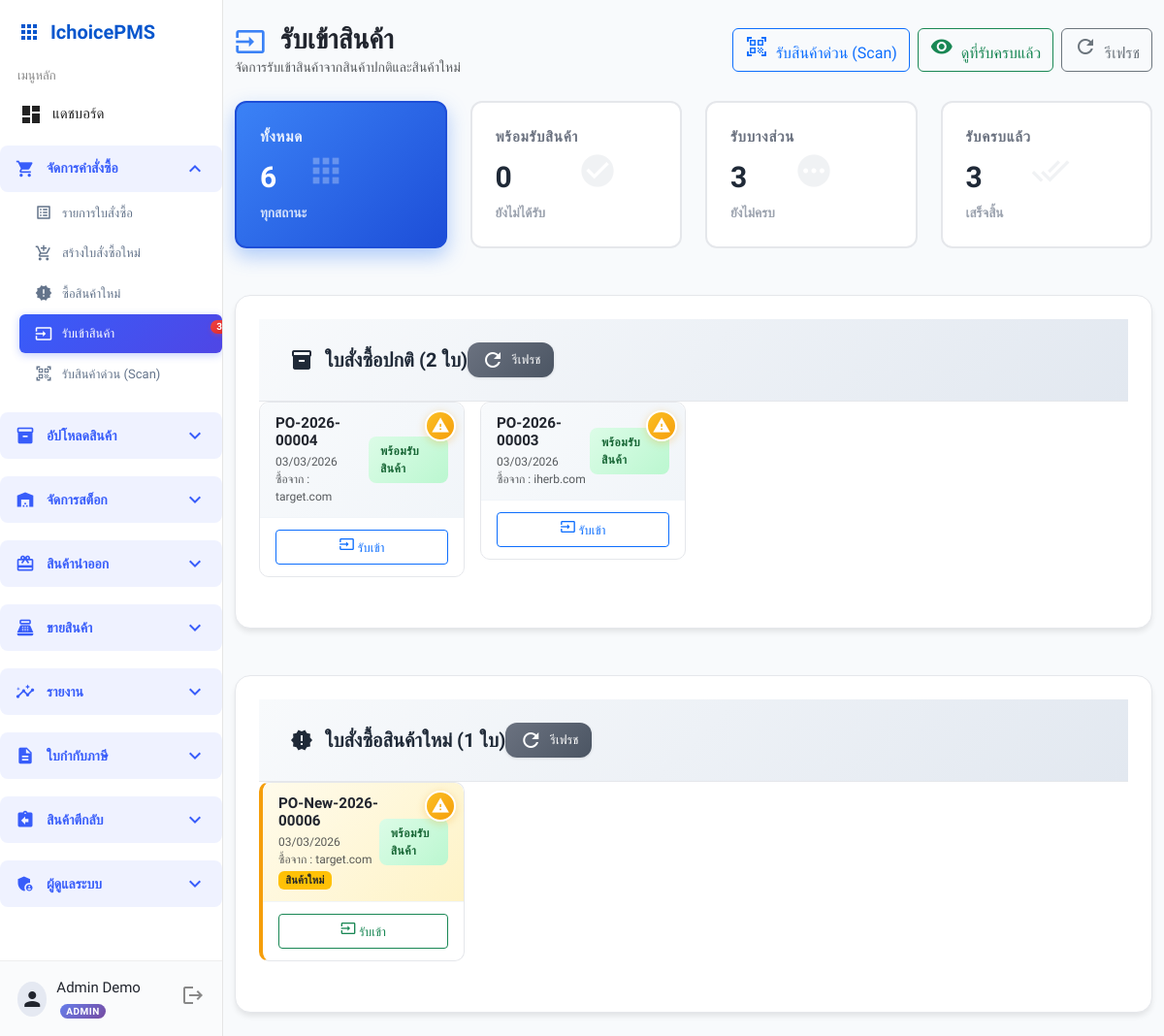
The page /receive/receive_po_items.php (signed in) on the database its author committed.
### tables this page shows
CREATE TABLE `purchase_orders` (
  `po_id` int(11) NOT NULL,
  `po_number` varchar(20) DEFAULT NULL,
  `supplier_id` int(11) DEFAULT NULL COMMENT 'ลูกค้า',
  `order_date` datetime DEFAULT NULL,
  `total_amount` decimal(12,2) DEFAULT NULL,
  `ordered_by` int(11) DEFAULT NULL COMMENT 'ผู้บันทึก',
  `status` enum('pending','partial','completed','cancel') DEFAULT NULL,
  `remark` text DEFAULT NULL,
  `created_at` datetime NOT NULL DEFAULT current_timestamp() ON UPDATE current_timestamp(),
  `currency_id` int(11) DEFAULT 1 COMMENT 'สกุลเงินที่ใช้',
  `exchange_rate` decimal(10,6) DEFAULT 1.000000 COMMENT 'อัตราแลกเปลี่ยนขณะสั่งซื้อ',
  `total_amount_original` decimal(15,2) DEFAULT 0.00 COMMENT 'ยอดรวมในสกุลเงินต้นฉบับ',
  `total_amount_base` decimal(15,2) DEFAULT 0.00 COMMENT 'ยอดรวมในสกุลเงินฐาน (บาท)'
);

CREATE TABLE `suppliers` (
  `supplier_id` int(11) NOT NULL,
  `name` varchar(100) NOT NULL,
  `phone` varchar(30) DEFAULT NULL,
  `email` varchar(100) DEFAULT NULL,
  `address` text DEFAULT NULL
);

### receive/receive_po_items.php (the view, shortened to what the rows shown need)
<?php
require '../config/db_connect.php';
$sql_pos = "
    SELECT
        po.po_id,
        po.po_number,
        s.name as supplier_name,
        po.order_date as po_date,
        NULL as expected_delivery_date,
        po.total_amount,
        c.code as currency_code,
        po.remark,
        po.status,
        COUNT(poi.item_id) as total_items,
        COALESCE(SUM(
            CASE WHEN (COALESCE(received_summary.total_received, 0) + COALESCE(poi.cancel_qty, 0)) >= poi.qty THEN 1 ELSE 0 END
        ), 0) as fully_received_items,
        COALESCE(SUM(
            CASE WHEN (COALESCE(received_summary.total_received, 0) + COALESCE(poi.cancel_qty, 0)) > 0 AND (COALESCE(received_summary.total_received, 0) + COALESCE(poi.cancel_qty, 0)) < poi.qty THEN 1 ELSE 0 END
        ), 0) as partially_received_items,
        COALESCE(SUM(poi.qty), 0) as total_ordered_qty,
        COALESCE(SUM(COALESCE(received_summary.total_received, 0)), 0) as total_received_qty,
        COALESCE(SUM(COALESCE(poi.cancel_qty, 0)), 0) as total_cancelled_qty,
        COALESCE(SUM(COALESCE(damaged_summary.total_damaged, 0)), 0) as total_damaged_qty
    FROM purchase_orders po
    LEFT JOIN suppliers s ON po.supplier_id = s.supplier_id
    LEFT JOIN currencies c ON po.currency_id = c.currency_id
    LEFT JOIN purchase_order_items poi ON po.po_id = poi.po_id
    LEFT JOIN (
        SELECT item_id, SUM(receive_qty) as total_received
        FROM receive_items
        GROUP BY item_id
    ) received_summary ON poi.item_id = received_summary.item_id
    LEFT JOIN (
        SELECT poi2.item_id, COUNT(ri.return_id) as total_damaged
        FROM purchase_order_items poi2
        LEFT JOIN returned_items ri ON poi2.item_id = ri.item_id
        WHERE ri.reason_id IN (SELECT reason_id FROM return_reasons WHERE reason_name LIKE '%ชำรุด%' OR reason_name LIKE '%ขาย%ได้%')
        GROUP BY poi2.item_id
    ) damaged_summary ON poi.item_id = damaged_summary.item_id
    WHERE po.status IN ('pending', 'partial')
    GROUP BY po.po_id, po.po_number, s.name, po.order_date, po.total_amount, c.code, po.remark, po.status
    ORDER BY po.order_date DESC, po.po_number DESC
";
$stmt = $pdo->query($sql_pos);
$all_purchase_orders = $stmt->fetchAll(PDO::FETCH_ASSOC);
$purchase_orders = array_filter($all_purchase_orders, function($po) {
    return !$po['remark'] || stripos($po['remark'], 'New Product Purchase') === false;
});
$new_product_orders = array_filter($all_purchase_orders, function($po) {
    return $po['remark'] && stripos($po['remark'], 'New Product Purchase') !== false;
});
?>
<!DOCTYPE html>
<html lang="th">
<head>
    <link href="https://cdn.jsdelivr.net/npm/bootstrap@5.3.0/dist/css/bootstrap.min.css" rel="stylesheet">
    <link href="https://cdn.datatables.net/1.13.7/css/dataTables.bootstrap5.min.css" rel="stylesheet">
    <link rel="stylesheet" href="../assets/base.css">
    <link rel="stylesheet" href="../assets/sidebar.css">
    <link rel="stylesheet" href="../assets/components.css">
    <link href="../assets/modern-table.css" rel="stylesheet">
    <link href="../assets/mainwrap-modern.css" rel="stylesheet">
</head>
<body>
<?php include '../templates/sidebar.php'; ?>
<div class="mainwrap">
    <div class="container-fluid py-4">
        <div class="d-flex justify-content-between align-items-center mb-4">
            <div>
                <h1 class="h3 mb-0 text-gray-800 fw-bold">
                    <span class="material-icons align-middle me-2" style="font-size: 2rem; color: #3b82f6;">input</span>
                    รับเข้าสินค้า
                </h1>
            </div>
        </div>
        <div class="table-card">
            <div class="table-body">
                <?php if (empty($purchase_orders)): ?>
                <div class="text-center py-5">
                    <span class="material-icons mb-3" style="font-size: 4rem; color: #34d399;">done_all</span>
                    <h5 class="text-success">รับสินค้าครบถ้วนแล้ว</h5>
                    <p class="text-muted mb-0">ไม่มีใบสั่งซื้อปกติที่ต้องรับสินค้า</p>
                </div>
                <?php else: ?>
                <div class="row g-3">
                    <?php foreach ($purchase_orders as $po): ?>
                    <?php
                    $completion_rate = $po['total_ordered_qty'] > 0 ? ($po['total_received_qty'] / $po['total_ordered_qty']) * 100 : 0;
                    $status_class = '';
                    $status_text = '';
                    if ($completion_rate == 0) {
                        $status_class = 'status-approved';
                        $status_text = 'พร้อมรับสินค้า';
                    } elseif ($completion_rate < 100) {
                        $status_class = 'status-partially-received';
                        $status_text = 'รับบางส่วน';
                        $progress_class = 'progress-partial';
                    } else {
                        $status_class = 'status-received';
                        $status_text = 'รับครบแล้ว';
                        $progress_class = 'progress-complete';
                    }
                    ?>
                    <div class="col-sm-6 col-lg-4 col-xl-3 mb-3 po-card-container" data-filter-status="<?php
                        if ($completion_rate == 0) echo 'ready';
                        elseif ($completion_rate < 100) echo 'partial';
                        else echo 'complete';
                    ?>">
                        <div class="po-card">
                            <div class="po-card-header">
                                <?php if (floatval($po['total_cancelled_qty']) > 0 || floatval($po['total_damaged_qty']) > 0): ?>
                                <div class="po-warning-badge" title="มีรายการสินค้าที่ยกเลิก หรือชำรุด">
                                    <span class="material-icons" style="font-size: 1.2rem;">warning</span>
                                </div>
                                <?php endif; ?>
                                <div class="d-flex justify-content-between align-items-center">
                                    <div>
                                        <h6 class="mb-1 fw-bold"><?= htmlspecialchars($po['po_number']) ?></h6>
                                        <div class="small text-muted"><?= date('d/m/Y', strtotime($po['po_date'])) ?></div>
                                          <div class="small text-muted">ซื้อจาก : <?= htmlspecialchars($po['supplier_name']) ?></div>
                                    </div>
                                    <span class="po-status-badge <?= $status_class ?>"><?= $status_text ?></span>
                                </div>
                            </div>
                            <div class="card-body">
                                <div class="d-flex gap-2">
                                        <button type="button"
                                            class="btn btn-outline-primary btn-sm w-100 view-po-btn"
                                            data-po-id="<?= $po['po_id'] ?>"
                                            data-po-number="<?= htmlspecialchars($po['po_number']) ?>"
                                            data-supplier="<?= htmlspecialchars($po['supplier_name']) ?>"
                                            data-remark=""
                                            data-mode="receive">
                                        <span class="material-icons" style="font-size: 1rem;">input</span>
                                        รับเข้า
                                    </button>
                                </div>
                            </div>
                        </div>
                    </div>
                    <?php endforeach; ?>
                </div>
                <?php endif; ?>
            </div>
        </div>
        <?php if (!empty($new_product_orders)): ?>
        <div class="table-card mt-5">
            <div class="table-body">
                <div class="row g-3">
                    <?php foreach ($new_product_orders as $po): ?>
                    <?php
                    $completion_rate = $po['total_ordered_qty'] > 0 ? ($po['total_received_qty'] / $po['total_ordered_qty']) * 100 : 0;
                    $status_class = '';
                    $status_text = '';
                    if ($completion_rate == 0) {
                        $status_class = 'status-approved';
                        $status_text = 'พร้อมรับสินค้า';
                    } elseif ($completion_rate < 100) {
                        $status_class = 'status-partially-received';
                        $status_text = 'รับบางส่วน';
                        $progress_class = 'progress-partial';
                    } else {
                        $status_class = 'status-received';
                        $status_text = 'รับครบแล้ว';
                        $progress_class = 'progress-complete';
                    }
                    ?>
                    <div class="col-sm-6 col-lg-4 col-xl-3 mb-3 po-card-container" data-filter-status="<?php
                        if ($completion_rate == 0) echo 'ready';
                        elseif ($completion_rate < 100) echo 'partial';
                        else echo 'complete';
                    ?>">
                        <div class="po-card" style="border-left: 4px solid #f59e0b;">
                            <div class="po-card-header" style="background: linear-gradient(135deg, #fffbeb 0%, #fef3c7 100%);">
                                <?php if (floatval($po['total_cancelled_qty']) > 0 || floatval($po['total_damaged_qty']) > 0): ?>
                                <div class="po-warning-badge" title="มีรายการสินค้าที่ยกเลิก หรือชำรุด">
                                    <span class="material-icons" style="font-size: 1.2rem;">warning</span>
                                </div>
                                <?php endif; ?>
                                <div class="d-flex justify-content-between align-items-center">
                                    <div>
                                        <h6 class="mb-1 fw-bold"><?= htmlspecialchars($po['po_number']) ?></h6>
                                        <div class="small text-muted"><?= date('d/m/Y', strtotime($po['po_date'])) ?></div>
                                       <div class="small text-muted">ซื้อจาก : <?= htmlspecialchars($po['supplier_name']) ?></div>
                                        <span class="badge bg-warning text-dark" style="font-size: 0.7rem; margin-top: 3px;">สินค้าใหม่</span>
                                    </div>
                                    <span class="po-status-badge <?= $status_class ?>"><?= $status_text ?></span>
                                </div>
                            </div>
                            <div class="card-body">
                                <div class="d-flex gap-2">
                                        <button type="button"
                                            class="btn btn-outline-success btn-sm w-100 view-po-btn"
                                            data-po-id="<?= $po['po_id'] ?>"
                                            data-po-number="<?= htmlspecialchars($po['po_number']) ?>"
                                            data-supplier="<?= htmlspecialchars($po['supplier_name']) ?>"
                                            data-remark="<?= htmlspecialchars($po['remark']) ?>"
                                            data-mode="receive">
                                        <span class="material-icons" style="font-size: 1rem;">input</span>
                                        รับเข้า
                                    </button>
                                </div>
                            </div>
                        </div>
                    </div>
                    <?php endforeach; ?>
                </div>
            </div>
        </div>
        <?php endif; ?>
    </div>
</div>
</body>
</html>

### rows shown on the page
purchase_orders: po_number "PO-2026-00004", order_date "03/03/2026", supplier.name "target.com", status_text "พร้อมรับสินค้า"
purchase_orders: po_number "PO-2026-00003", order_date "03/03/2026", supplier.name "iherb.com", status_text "พร้อมรับสินค้า"
purchase_orders: po_number "PO-New-2026-00006", order_date "03/03/2026", supplier.name "target.com", status_text "พร้อมรับสินค้า"

### other values the page prints
$pending_product_count "3"
$user_name "Admin Demo"
$total_all_pos "6"
$ready_to_receive "0"
$partially_received "3"
$fully_received "3"
count($purchase_orders) "2"
count($new_product_orders) "1"
